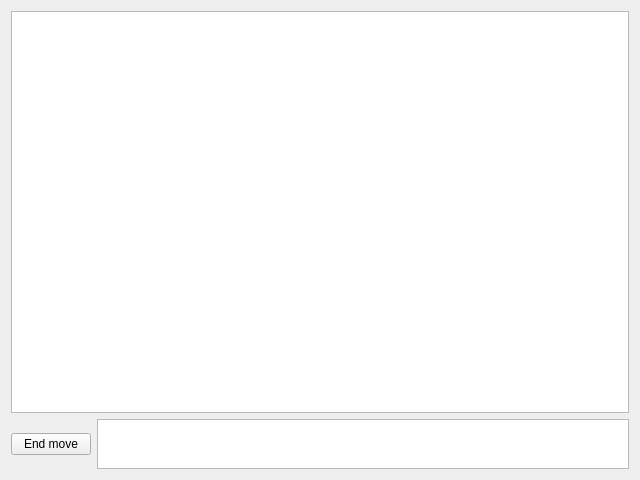
<?xml version="1.0" encoding="UTF-8"?>
<ui version="4.0">
 <class>MainWindow</class>
 <widget class="QWidget" name="MainWindow">
  <property name="geometry">
   <rect>
    <x>0</x>
    <y>0</y>
    <width>640</width>
    <height>480</height>
   </rect>
  </property>
  <property name="windowTitle">
   <string>Form</string>
  </property>
  <layout class="QGridLayout" name="gridLayout_2">
   <item row="0" column="0">
    <layout class="QVBoxLayout" name="verticalLayout">
     <item>
      <widget class="QGraphicsView" name="canvas"/>
     </item>
     <item>
      <layout class="QHBoxLayout" name="horizontalLayout">
       <item>
        <widget class="QPushButton" name="endMoveButton">
         <property name="text">
          <string>End move</string>
         </property>
        </widget>
       </item>
       <item>
        <widget class="QListView" name="listView">
         <property name="maximumSize">
          <size>
           <width>16777215</width>
           <height>50</height>
          </size>
         </property>
        </widget>
       </item>
      </layout>
     </item>
    </layout>
   </item>
  </layout>
 </widget>
 <resources/>
 <connections/>
</ui>
